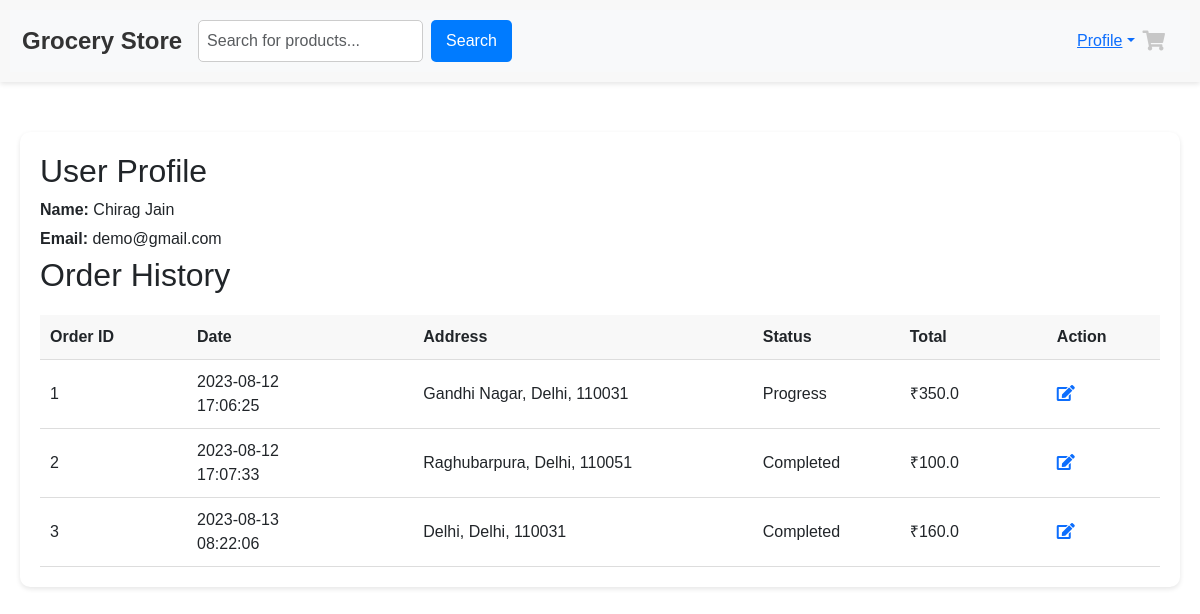
/user/profile (signed in), run on the app's committed database.
### application/models.py (models this page shows, shortened)
class User(db.Model, UserMixin):
    __tablename__ = 'user'
    id = db.Column(db.Integer, primary_key=True)
    firstName = db.Column(db.String(100), nullable=False)
    lastName = db.Column(db.String(100), nullable=False)
    email = db.Column(db.String(100), unique=True, nullable=False)
    password = db.Column(db.String(100), nullable=False)
    user_type = db.Column(db.String(10), nullable=False)

class Order(db.Model):
    id = db.Column(db.Integer, primary_key=True)
    user_id = db.Column(db.Integer, db.ForeignKey('user.id'), nullable=False)
    bill_id = db.Column(db.Integer, db.ForeignKey('bill.id'), nullable=False)
    order_date = db.Column(db.DateTime, nullable=False, default=datetime.utcnow)
    total_amount = db.Column(db.Float, nullable=False)
    status = db.Column(db.String(100), nullable=False)
    bill = db.relationship('Bill', backref=db.backref('orders', lazy=True))
    user = db.relationship('User', backref=db.backref('orders', lazy=True))

class Bill(db.Model):
    __tablename__ = 'bill'
    id = db.Column(db.Integer, primary_key=True)
    fullname = db.Column(db.String(100), nullable=False)
    email = db.Column(db.String(100), nullable=False)
    phone = db.Column(db.Integer, nullable=False)
    address = db.Column(db.String(100), nullable=False)
    city = db.Column(db.String(100), nullable=False)
    zip = db.Column(db.Integer, nullable=False)
    payment_method = db.Column(db.String(100), nullable=False)
    user_id = db.Column(db.Integer, db.ForeignKey('user.id'), nullable=False)
    user = db.relationship('User', backref=db.backref('bills', lazy=True))

### application/controllers.py (the view)
@app.route('/user/profile' , methods=['GET', 'POST'])
@login_required
def profile():
    form = AddUserDetail()
    user_id = current_user.id
    user = User.query.filter_by(id=user_id).first()
    allorders = Order.query.filter_by(user_id=user_id).all()
    return render_template('user_profile.html', user=user, form=form, allorders=allorders)

### application/forms.py
class AddUserDetail(FlaskForm):
    fullName = StringField('First Name', validators=[DataRequired()])
    mobileNumber = StringField('Mobile Number', validators=[DataRequired()])
    email = StringField('Email', validators=[DataRequired(), Email()])
    address = StringField('Address', validators=[DataRequired()])
    city = StringField('City', validators=[DataRequired()])
    zipCode = StringField('Zip Code', validators=[DataRequired()])

### templates/user_profile.html (shortened to what this page needs)
{% extends "base.html" %}
{% block content %}
<div class="user-profile">
  <h2>User Profile</h2>
  <div class="user-details">
    <p><strong>Name:</strong> {{user.firstName}} {{user.lastName}}</p>
    <p><strong>Email:</strong> {{user.email}}</p>
  </div>
  <h2>Order History</h2>
  <div class="order-list">
    <table>
      <thead>
        <tr>
          <th style="width:130px">Order ID</th>
          <th style="width:200px">Date</th>
          <th style="width:300px">Address</th>
          <th style="width:130px">Status</th>
          <th style="width:130px">Total</th>
          <th style="width:100px">Action</th>
        </tr>
      </thead>
      <tbody>
        {% for order in allorders %}
        <tr>
          <td>{{order.id}}</td>
          <td>
            <span class="delivery-time">{{ order.order_date.strftime('%Y-%m-%d') }}</span><br>
            <span class="delivery-time">{{ order.order_date.strftime('%H:%M:%S') }}</span>
          </td>
          <td>{{ order.bill.address }}, {{order.bill.city}}, {{order.bill.zip}}</td>
          <td>
            <span class="badge-item badge-status">{{order.status}}</span>
          </td>
          <td>₹{{order.total_amount}}</td>
          <td class="action-btns">
            <a href="/user/invoice/{{order.id}}" class="edit-btn"><i class="fas fa-edit"></i></a>
          </td>
        </tr>
        {% endfor %}
      </tbody>
    </table>
  </div>
</div>
{% endblock %}

### static/css/style.css (style rules this page uses)
body { margin: 0; padding: 0; font-family: Arial, sans-serif; }
p { margin-top: 0.5rem; margin-bottom: 0rem; }
.user-profile { margin-top: 30px; background-color: #fff; padding: 20px; border-radius: 10px; box-shadow: 0 2px 5px rgba(0, 0, 0, 0.1); }
.user-details p { margin: 5px 0; }
.order-list { margin-top: 20px; }
table { width: 100%; border-collapse: collapse; margin-top: 20px; }
th, td { padding: 10px; text-align: left; border-bottom: 1px solid #ddd; }
th { background-color: #f8f8f8; font-weight: bold; }

### data on the page
User: firstName "Chirag", lastName "Jain", email "demo@gmail.com"
Order: id "1", order_date "2023-08-12", order_date "17:06:25", bill.address "Gandhi Nagar", bill.city "Delhi", bill.zip "110031", status "Progress", total_amount "350.0"
Order: id "2", order_date "2023-08-12", order_date "17:07:33", bill.address "Raghubarpura", bill.city "Delhi", bill.zip "110051", status "Completed", total_amount "100.0"
Order: id "3", order_date "2023-08-13", order_date "08:22:06", bill.address "Delhi", bill.city "Delhi", bill.zip "110031", status "Completed", total_amount "160.0"
